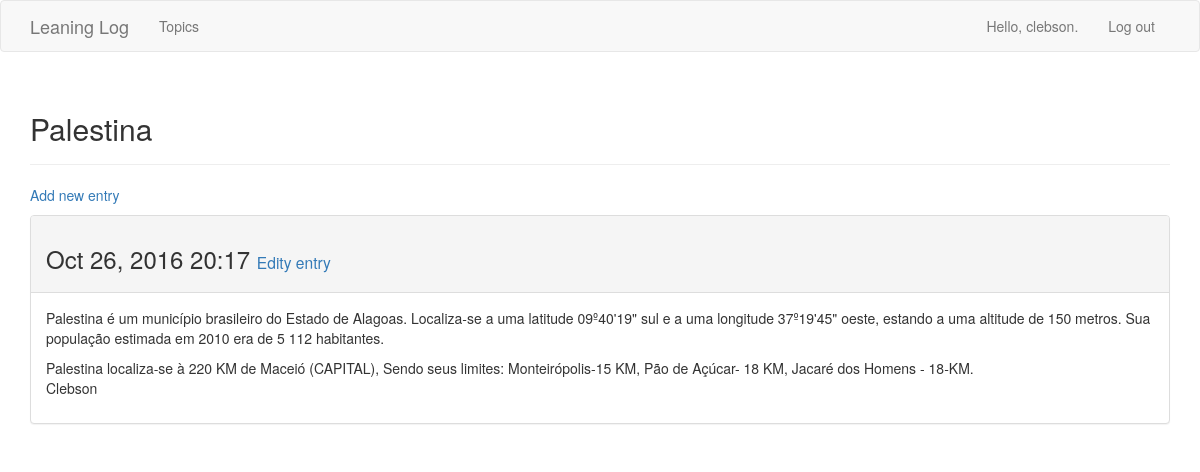
Page /topics/4/ (signed in) on the committed database.
### learning_logs/models.py (models this page shows, shortened)
class Topic(models.Model):
    text = models.CharField(max_length = 200)
    date_added = models.DateTimeField(auto_now_add = True)
    owner = models.ForeignKey(User)
    def __str__(self):
        return self.text

class Entry(models.Model):
    topic = models.ForeignKey(Topic)
    text = models.TextField()
    date_added = models.DateTimeField(auto_now_add = True)
    class Meta:
        verbose_name_plural = 'entries'

### learning_logs/views.py (the view)
# urls.py: url(r'^topics/(?P<topic_id>\d+)/$', views.topic, name='topic'),
@login_required
def topic(request, topic_id):
    topic = Topic.objects.get(id = topic_id)
    if topic.owner != request.user:
        raise Http404
    entries = topic.entry_set.order_by('-date_added')
    context = {'topic': topic, 'entries': entries}
    return render(request, 'learning_logs/topic.html', context)

### learning_logs/templates/learning_logs/topic.html
{% extends "learning_logs/base.html" %}
{% block header %}
    <h2>{{ topic }}</h2>
{% endblock %}
{% block content %}
    <p>
        <a href="{% url 'learning_logs:new_entry' topic.id %}">Add new entry</a>
    </p>
    {% for entry in entries %}
        <div class="panel panel-default">
            <div class="panel-heading">
                <h3>
                    {{ entry.date_added|date:'M d, Y H:i' }}
                    <small>
                        <a href="{% url 'learning_logs:edit_entry' entry.id %}">Edity entry</a>
                    </small>
                </h3>
            </div>
            <div class="panel-body">
                {{ entry.text|linebreaks }}
            </div>
        </div>
    {% empty %}
        There are no entries for this topic yet.
    {% endfor %}
{% endblock content %}

### learning_logs/templates/learning_logs/base.html (shortened to what this page needs)
{% load bootstrap3 %}
<html lang="en">
<head>
    {% bootstrap_css %}
</head>
<body>
    <nav class="navbar navbar-default navbar-startic-top">
        <div class="container">
            <div class="navbar-header">
                <a class="navbar-brand" href="{% url 'learning_logs:index' %}">Leaning Log</a>
            </div>
            <div id="navbar" class="navbar-collapse collapse">
                <ul class="nav navbar-nav">
                    <li><a href="{% url 'learning_logs:topics' %}">Topics</a></li>
                </ul>
                <ul class="nav navbar-nav navbar-right">
                    {% if user.is_authenticated %}
                        <li><a>Hello, {{ user.username }}.</a></li>
                        <li><a href="{% url 'users:logout' %}">Log out</a></li>
                    {% else %}
                        <li><a href="{% url 'users:register' %}">Register</a></li>
                        <li><a href="{% url 'users:login' %}">Log in</a></li>
                    {% endif %}
                </ul>
            </div>
        </div>
    </nav>
    <div class="container">
        <div class="page-header">
            {% block header %}{% endblock header %}
        </div>
        <div>
            {% block content %}{% endblock content %}
        </div>
    </div>
</body>
</html>

### rows in the picture
Topic: text "Palestina"
Entry: date_added "Oct 26, 2016 20:17", text "Palestina é um município brasileiro do Estado de Alagoas. Localiza-se a uma latitude 09º40'19\" sul e a uma longitude 37º19'45\" oeste, estando a uma altitude de 150 metros. Sua população estimada em 2010 era de 5 112 habitantes. Palestina localiza-se à 220 KM de Maceió (CAPITAL), Sendo seus limites: Monteirópolis-15 KM, Pão de Açúcar- 18 KM, Jacaré dos Homens - 18-KM. Clebson"

### other values in the picture
{{ user.username }} "clebson"
